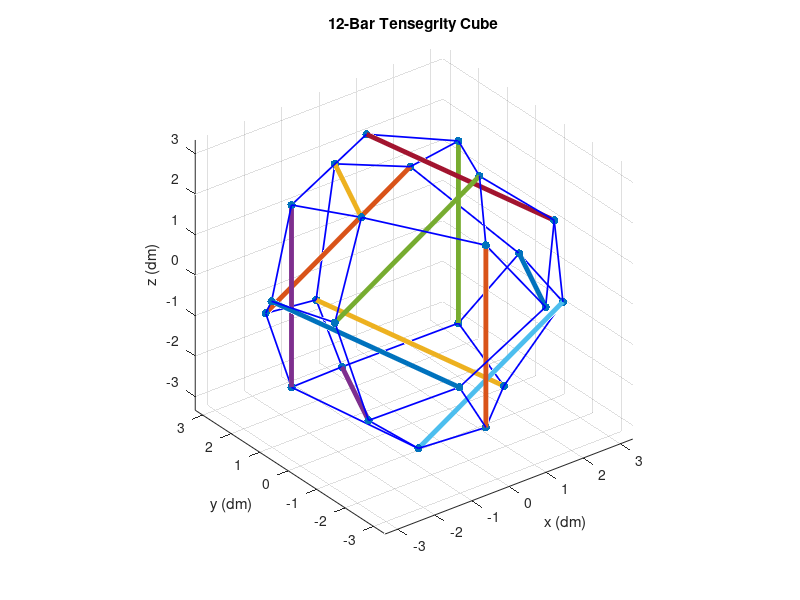

The MATLAB script that drew this image:
%% 12-Bar Tensegrity Cube
% From SW model 'C:\Users\Mallory\Google Drive\Tensegrity Research at NASA
% Ames and UC Berkeley\12-Bar Tensegrity\12-Bar Structures\Octahedron\
% octahedron adjustable dims.sldprt'
% See also 'C:\Users\Mallory\Google Drive\Tensegrity Research at NASA Ames
% and UC Berkeley\12-Bar Tensegrity\12-Bar Structures\Node Finding\node
% numbers.ppx'
% Author: Mallory Daly
% Created: 2/22/17
% Last Updated: 2/22/17
close all

%% Scaling Factor
% Set scaling factor to 0.1 to mimic NTRT conversion to dm
scalingFactor = 0.1;

%% Node Positions
% Rod length = 45 cm
n0  = [-33.37 5.83 5.82];
n1  = [-11.63 -31.81 -5.82];
n2  = [-19.49 25.98 -11.25];
n3  = [19.49 25.98 11.25];
n4  = [-2.53 30.36 -15.91];
n5  = [19.2 -7.28 -27.56];
n6  = [-3.3 20.27 -27.56];
n7  = [-25.03 -17.37 -15.91];
n8  = [22.5 12.99 -22.5];
n9  = [22.5 12.99 22.5];
n10 = [30.74 -12.99 -8.24];
n11 = [-8.24 -12.99 -30.74];
n12 = [25.03 -17.37 15.91];
n13 = [3.30 20.27 27.56];
n14 = [11.63 -31.81 5.82];
n15 = [33.37 5.83 -5.82];
n16 = [0 -25.98 22.5];
n17 = [0 -25.98 -22.5];
n18 = [-19.2 -7.28 27.56];
n19 = [2.53 30.36 15.91];
n20 = [-22.5 12.99 22.5];
n21 = [-22.5 12.99 -22.5];
n22 = [-30.74 -12.99 8.24];
n23 = [8.24 -12.99 30.74];

% Scale nodes by compiling as matrix and scaling matrix
nMatrix = scalingFactor*[n0; n1; n2; n3; n4; n5; n6; n7; n8; n9; n10; n11; 
    n12; n13; n14; n15; n16; n17; n18; n19; n20; n21; n22; n23];

% Plot nodes
figure
scatter3(nMatrix(:,1),nMatrix(:,2),nMatrix(:,3),'filled')
title('12-Bar Tensegrity Cube')
axis equal

%% Bar Positions
% Rod length = 45 cm
b0  = [n0;  n1];
b1  = [n2;  n3];
b2  = [n4;  n5];
b3  = [n6;  n7];
b4  = [n8;  n9];
b5  = [n10; n11];
b6  = [n12; n13];
b7  = [n14; n15];
b8  = [n16; n17];
b9  = [n18; n19];
b10 = [n20; n21];
b11 = [n22; n23];

% Scale bars by compiling as matrix and scaling matrix
barMatrix = scalingFactor*[b0; b1; b2; b3; b4; b5; b6; b7; b8; b9; b10; b11];

% Add bars to plot
for i = 1:2:23
    hold on
    plot3(barMatrix(i:i+1,1),barMatrix(i:i+1,2),barMatrix(i:i+1,3),'LineWidth',3.5)
end
xlabel('x (dm)')
ylabel('y (dm)')
zlabel('z (dm)')

%% Cable Positions
% Cables were not designed to be equal length
c0	= [n0; n2];
c1	= [n0; n20];
c2	= [n0; n22];
c3	= [n2; n4];
c4	= [n2; n21];
c5	= [n4; n6];
c6	= [n4; n19];
c7	= [n6; n8];
c8	= [n6; n21];
c9	= [n8; n5];
c10	= [n8; n15];
c11	= [n5; n10];
c12	= [n5; n17];
c13	= [n10; n12];
c14	= [n10; n15];
c15	= [n12; n14]; 
c16	= [n12; n23];
c17	= [n14; n1];
c18	= [n14; n16];
c19	= [n16; n18];
c20	= [n16; n23];
c21	= [n18; n20];
c22	= [n18; n22];
c23	= [n20; n13];
c24	= [n21; n11];
c25	= [n15; n3];
c26	= [n17; n11];
c27	= [n17; n1];
c28	= [n1; n7];
c29	= [n22; n7];
c30	= [n19; n3];
c31	= [n19; n13];
c32	= [n11; n7];
c33	= [n9; n3];
c34	= [n9; n23];
c35	= [n9; n13];

% Scale cables by compiling as matrix and scaling matrix
cableMatrix = scalingFactor*[c0; c1; c2; c3; c4; c5; c6; c7; c8; c9; c10;
    c11; c12; c13; c14; c15; c16; c17; c18; c19; c20; c21; c22; c23; c24;
    c25; c26; c27; c28; c29; c30; c31; c32; c33; c34; c35];

% Add cables to plot
for i = 1:2:71
    hold on
    plot3(cableMatrix(i:i+1,1),cableMatrix(i:i+1,2),cableMatrix(i:i+1,3),'b','LineWidth',1.25)
end